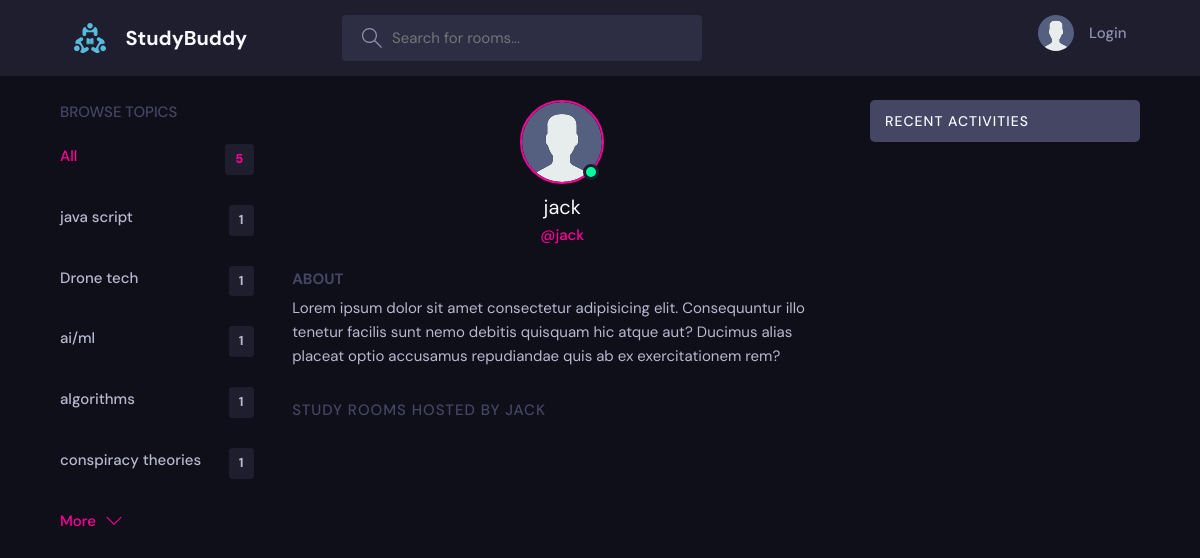
The app's page /profile/2/ with its own data.
### base/models.py (models this page shows, shortened)
class Topic(models.Model):
    name = models.CharField(max_length=200)

class User(AbstractUser):
    name = models.CharField(max_length=200,null=True)
    email = models.EmailField(unique=True)
    bio = models.TextField(null=True)
    avatar = models.ImageField(null=True, default="static/images/avatar.svg")
    USERNAME_FIELD = "email"
    REQUIRED_FIELDS = []

### base/views.py (the view)
# urls.py: path('profile/<int:pk>/',views.userprofile , name="user_profile"),
def userprofile(request,pk):
    user= User.objects.get(id=pk)
    rooms = user.room_set.all()
    room_messages = user.message_set.all()
    topics = Topic.objects.all()
    context ={'user':user,'rooms':rooms, 'room_messages':room_messages,'topics':topics}
    return render(request,'base/profile.html',context)

### base/templates/base/profile.html (shortened to what this page needs)
{% extends 'base.html' %}
    {% block content %}
  <main class="profile-page layout layout--3">
    <div class="container">
      {% include 'base/topic_components.html' %}
      <div class="roomList">
        <div class="profile">
          <div class="profile__avatar">
            <div class="avatar avatar--large active">
              <img src="{{user.avatar.url}}" />
            </div>
          </div>
          <div class="profile__info">
            <h3>{{user.username}}</h3>
            <p>@{{user.username}}</p>
          </div>
          <div class="profile__about">
            <h3>About</h3>
            <p>
              Lorem ipsum dolor sit amet consectetur adipisicing elit. Consequuntur illo tenetur
              facilis sunt nemo debitis quisquam hic atque aut? Ducimus alias placeat optio
              accusamus repudiandae quis ab ex exercitationem rem?
            </p>
          </div>
        </div>
        <div class="roomList__header">
          <div>
            <h2>Study Rooms Hosted by {{user.username}}</a>
            </h2>
          </div>
        </div>
      </div>
      {% include 'base/activity_components.html' %}
    </div>
  </main>
  {% endblock %}

### base/templates/base/topic_components.html
<div class="topics">
    <div class="topics__header">
      <h2>Browse Topics</h2>
    </div>
    <ul class="topics__list">
      <li>
        <a href="{% url 'home' %}" class="active">All <span>{{topics.count}}</span></a>
      </li>
      {% for topic in topics  %}
      <li>
        <a href="{% url 'home' %}?q={{topic.name}}">{{topic.name}} <span>{{topic.room_set.all.count}}</span></a>
      </li>
      {% endfor %}
    </ul>
    <a class="btn btn--link" href="{% url 'topics' %}">
      More
      <svg version="1.1" xmlns="http://www.w3.org/2000/svg" width="32" height="32" viewBox="0 0 32 32">
        <title>chevron-down</title>
        <path d="M16 21l-13-13h-3l16 16 16-16h-3l-13 13z"></path>
      </svg>
    </a>
  </div>

### static/styles/style.css (style rules this page uses)
:root { --color-main: #ff0099; --color-main-light: #ffe6f6; --color-dark: #1e1e2f; --color-dark-medium: #2d2d44; --color-dark-light: #454564; --color-light: #f8f8ff; --color-gray: #9090b0; --color-light-gray: #b8b8d0; --color-bg: #0f0f1a; --color-success: #00ff9d; --color-error: #ff3366; }
* { font-family: "DM Sans", -apple-system, BlinkMacSystemFont, "Segoe UI", Roboto, Oxygen, Ubuntu, Cantarell, "Open Sans", "Helvetica Neue", sans-serif; margin: 0; padding: 0; box-sizing: border-box; text-rendering: optimizeLegibility; font-size: inherit; }
html { font-size: 56.25%; }
@media only screen and (min-width: 1200px) { html { font-size: 62.5%; } }
body { line-height: 1.6; font-weight: 400; font-size: 1.5rem; color: var(--color-light-gray); background-color: var(--color-bg); min-height: 100vh; }
img { width: 100%; }
a { display: inline-block; color: var(--color-main); text-decoration: none; }
.container { max-width: 120rem; width: 90%; margin: auto; }
.btn { background-color: transparent; border: none; display: inline-flex; align-items: center; gap: 1rem; cursor: pointer; transition: all ease-in-out 0.3s; padding: 1rem 2rem; border-radius: 5px; box-shadow: 1px 1px 3px 1px rgba(0, 0, 0, 0.15); font-weight: 500; }
.btn--link { border-radius: 0; padding: 0; color: var(--color-main); box-shadow: none; }
.btn > svg { fill: currentColor; width: 1.6rem; height: 1.6rem; }
.avatar { position: relative; display: inline-block; border-radius: 50%; border: 2px solid var(--color-main); }
.avatar img { display: block; border-radius: 50%; object-fit: cover; object-position: center; }
.avatar::after { content: ""; display: block; position: absolute; background-color: var(--color-gray); z-index: 111; border-radius: 50%; border: 0.3rem solid var(--color-dark); }
.avatar.active::after { background-color: var(--color-success); }
.avatar.avatar--large img { display: block; width: 8rem; height: 8rem; border-radius: 50%; }
.avatar.avatar--large:after { width: 1rem; height: 1rem; bottom: 2px; right: 3.5px; }
.layout { margin-top: 2.4rem; }
.layout > .container { display: flex; justify-content: space-between; align-items: flex-start; }
.layout--3 > .container > div:first-child { flex-basis: 18%; max-width: 22.5rem; }
.layout--3 > .container > div:nth-child(2) { flex-basis: 50%; }
.topics__header { margin-bottom: 2rem; }
.topics__header h2 { text-transform: uppercase; font-weight: 500; color: var(--color-dark-light); }
.topics__list { list-style: none; }
.topics__list li a { display: flex; justify-content: space-between; margin-bottom: 3rem; font-weight: 500; color: var(--color-light-gray); transition: all 0.3s ease-in-out; }
.topics__list li a.active, .topics__list li a:hover { color: var(--color-main); }
.topics__list li a span { padding: 0.5rem 1rem; background-color: var(--color-dark); border-radius: 3px; font-size: 1.3rem; font-weight: 700; letter-spacing: 1px; }
.roomList__header { display: flex; justify-content: space-between; align-items: center; margin-bottom: 2.4rem; }
.roomList__header h2 { text-transform: uppercase; font-weight: 500; color: var(--color-light); letter-spacing: 1px; }
.profile { margin-bottom: 3rem; }
.profile__avatar { text-align: center; }
.profile__info { text-align: center; }
.profile__info h3 { font-size: 2rem; color: var(--color-light); font-weight: 400; }
.profile__info p { color: var(--color-main); font-weight: 500; margin-bottom: 1rem; }
.profile__about { margin-top: 2rem; }
.profile__about h3 { text-transform: uppercase; color: var(--color-dark-light); margin-bottom: 0.5rem; }
.profile-page .roomList__header { margin-bottom: 1.5rem; }
.profile-page .roomList__header h2 { color: var(--color-dark-light); }

### records on screen
Topic: name "java script", room_set.all.count "1"
Topic: name "Drone tech", room_set.all.count "1"
Topic: name "ai/ml", room_set.all.count "1"
Topic: name "algorithms", room_set.all.count "1"
Topic: name "conspiracy theories", room_set.all.count "1"
User: avatar (placeholder picture), username "jack", username "JACK"

### other values on screen
{{ topics.count }} "5"
